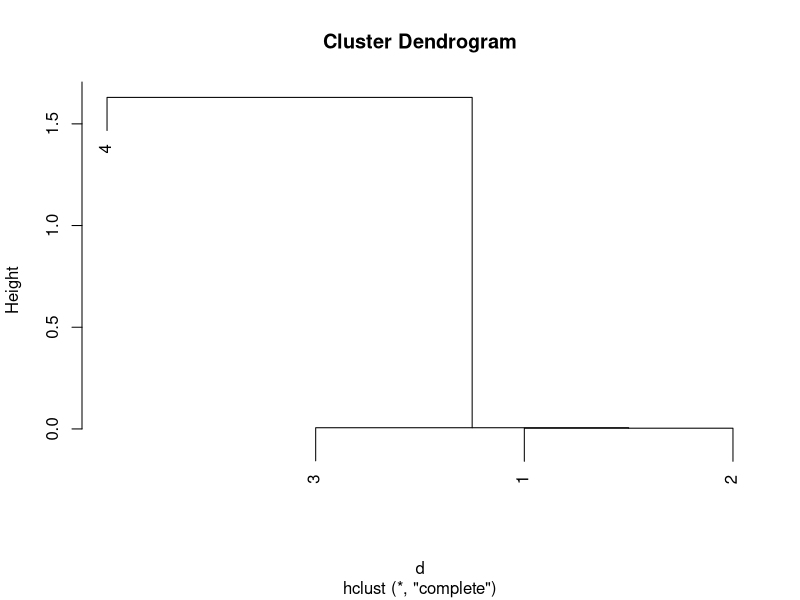

Source code (R):
#library(devtools)
#install_github("helixcn/spaa")
#library(spaa)
#install.packages("reshape")
setwd("/home/zyang/NGS/active/IPL/MENINGO/analysis/graph_genome/pipeline/pangenome_phylogeny")


library(reshape)
library(ape)

# read in the data
dat=read.csv("4Sim1k96_distance_cut.csv",sep=",")
dat
# use reshape's cast function to change to matrix
m <- cast(dat, path.a ~ path.b)
m
# set the row names
rownames(m) <- m[,1]
# get rid of a couple of rows
m <- m[,-2]
# convert any 0s that were read in as strings to integers
m <- apply(m, 2, as.numeric )
m

# change the matrix to a distance matrix
d <- dist(m)
# do hierarchical clustering
h <- hclust(d)
# plot the dendrogram
plot(h)

# use ape's as phylo function
tree <- as.phylo(h)
# export as newick for viewing in figtree
write.tree(phy=tree, file = '4Sim.tree')
